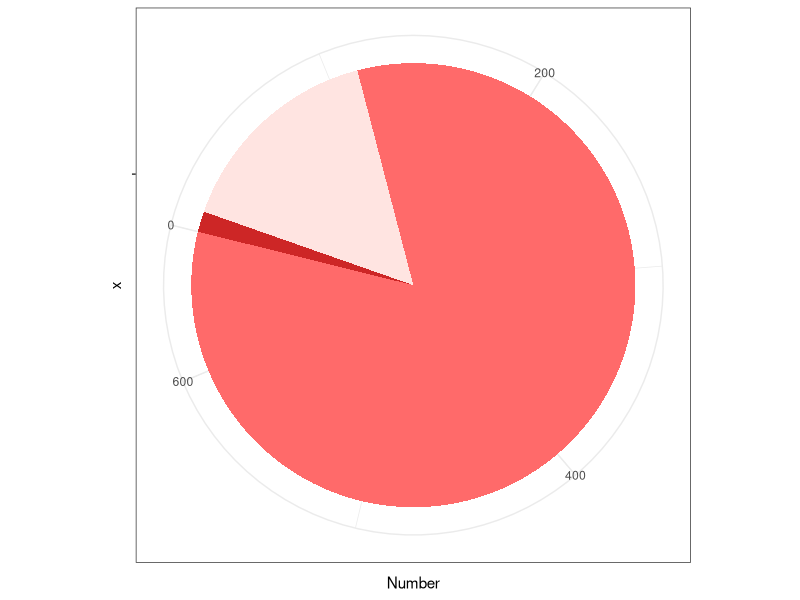
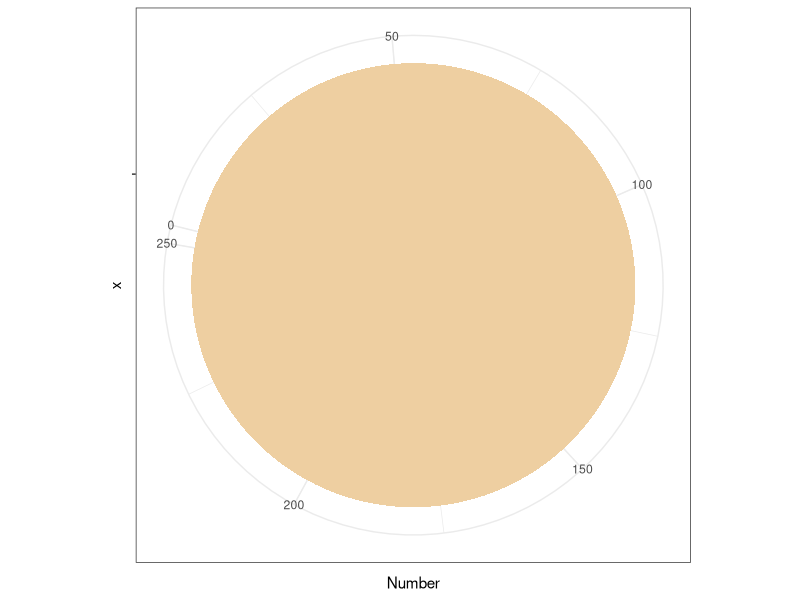
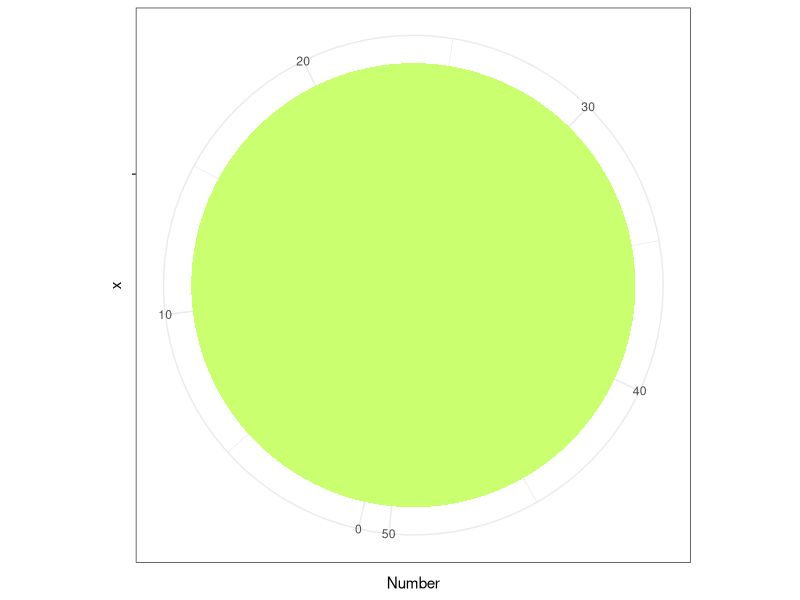
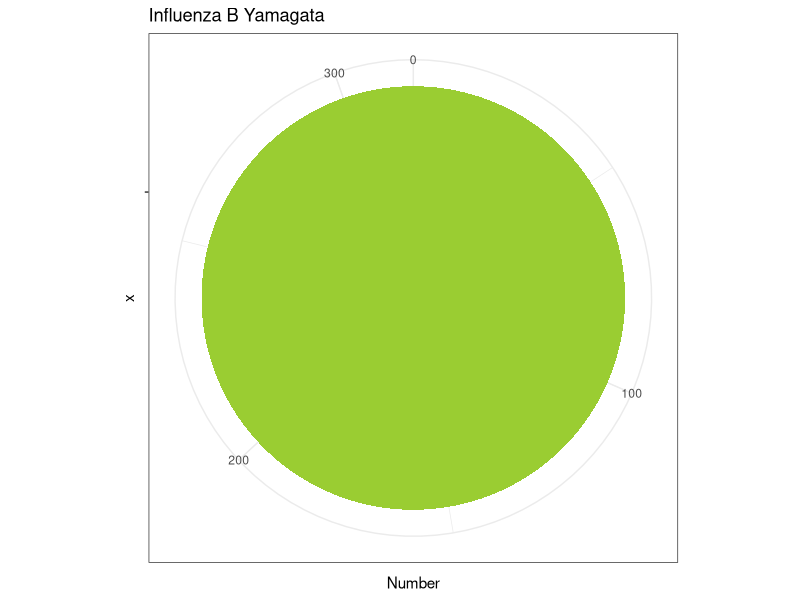

These figures' R source, in order: (Note: this script raises an error after producing the figures.)
rm(list =ls())
library(ggplot2)
library(gridExtra)
library(ggpubr)

data<- read.csv("../Data/Influenza sub type pie charts/Genetic04.csv")

mydata_1<- data[9:11,]
mydata_1<- mydata_1[-c(1 )]

## Pie char 1
bp_1<- ggplot(mydata_1, aes(x="", y=Number, fill= mydata_1$Genetic_Group))+
  geom_bar(width = 1, stat = "identity") + guides(fill=FALSE) +
  scale_fill_manual("legend", values = c("3C.2a" = "indianred1", "3C.2a1" = "mistyrose", "3C.3a" = "firebrick3"))
  

pie_1 <- bp_1 + coord_polar("y", start=250) +  theme_minimal()+ theme(axis.text.y  = element_blank(), axis.text.x = element_blank(), axis.ticks = element_blank(), panel.grid = element_blank())+ theme_bw()
pie_1

mydata_2<- data[6,]
mydata_2<- mydata_2[-c(1)]

## Pie chat 2
bp_2<- ggplot(mydata_2, aes(x="", y=Number, fill= mydata_2$Genetic_Group))+
  geom_bar(width=1, stat ="identity")+ guides(fill=FALSE) +
  scale_fill_manual("legend", values = c("6B.1" = "navajowhite2"))
  
  
pie_2 <- bp_2 + coord_polar("y", start=250) + theme(panel.grid.major = element_blank(), panel.grid.minor = element_blank())+ theme_bw()
pie_2

mydata_3<- data[1:2,]
mydata_3<- mydata_3[-c(1 )]


## Pie chat 3
bp_3<- ggplot(mydata_3, aes(x="", y=Number, fill= mydata_3$Genetic_Group))+
  geom_bar(width = 1, stat = "identity")+ guides(fill=FALSE) +
  scale_fill_manual("legend", values = c("V1A" = "darkolivegreen1", "V1A-2Del" = "darkolivegreen1"))
  
pie_3 <- bp_3 + coord_polar("y", start=550) + theme(panel.grid.major = element_blank(), panel.grid.minor = element_blank())+ theme_bw()
pie_3

mydata_4<- data[3,]
mydata_4<- mydata_4[-c(1 )]


## Pie chat 4
bp_4<- ggplot(mydata_4, aes(x="", y=Number ,fill=mydata_4$Genetic_Group))+
  geom_bar(width = 1, stat = "identity")+ guides(fill=FALSE) +
  scale_fill_manual("legend", values = c("Y3" = "olivedrab3"))+
  ggtitle("Influenza B Yamagata")


pie_4 <- bp_4 + coord_polar("y", start=0) + theme(panel.grid.major = element_blank(), panel.grid.minor = element_blank())+ theme_bw()
pie_4 

## ## Pie chat 5 - Main chart
df <- data.frame(
  group = c("Influenza A H3N2", "Influenza A (H1N1)pdm09", "Influenza A(Subtype Unknown)", "Influenza B Victoria",
            "Influenza B Yamagata" , "Influenza B(lineage not determined)"),
  value = c(18068, 1896, 348,228, 2292,921))

bp<- ggplot(df, aes(x="", y=value, fill=group))+
  geom_bar(width = 1, stat = "identity") +
  scale_fill_manual(values= c("Influenza A H3N2"="red","Influenza A (H1N1)pdm09"="forestgreen", "Influenza A(Subtype Unknown)" ="orange",
                              "Influenza B Victoria"="yellow", "Influenza B Yamagata"= "green","Influenza B(lineage not determined)"="cyan"))


pie <- bp + coord_polar("y", start=0) +guides(fill=FALSE) + facet_grid(supp ~ .)


## Grouping all charts into one using ggarrange
ggarrange(pie, pie_1,pie_2,pie_3,pie_4, ncol=3, nrow=2)

par(mfrow=c(2,2))
pie_1
pie_2
pi_3
pie_4
